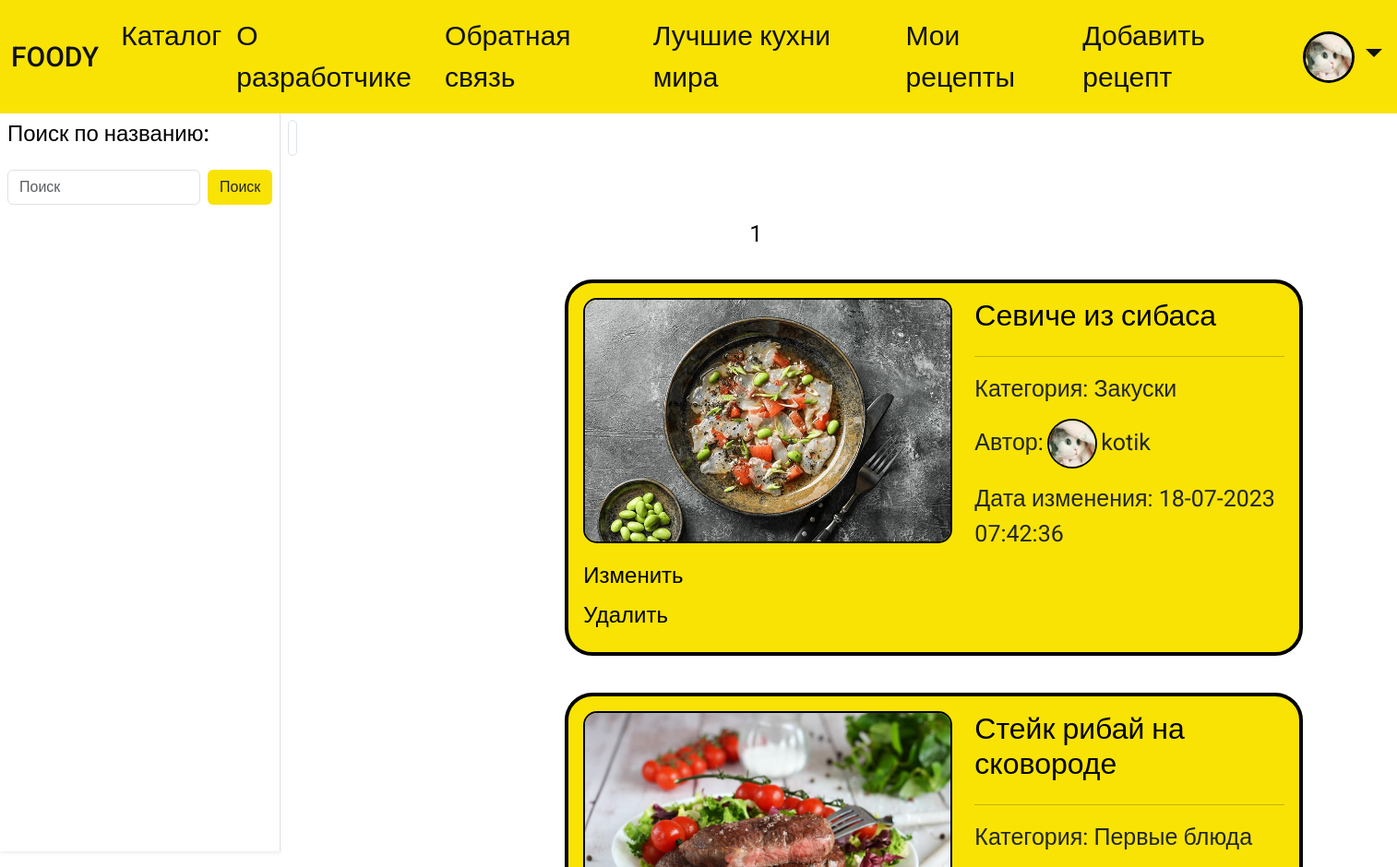
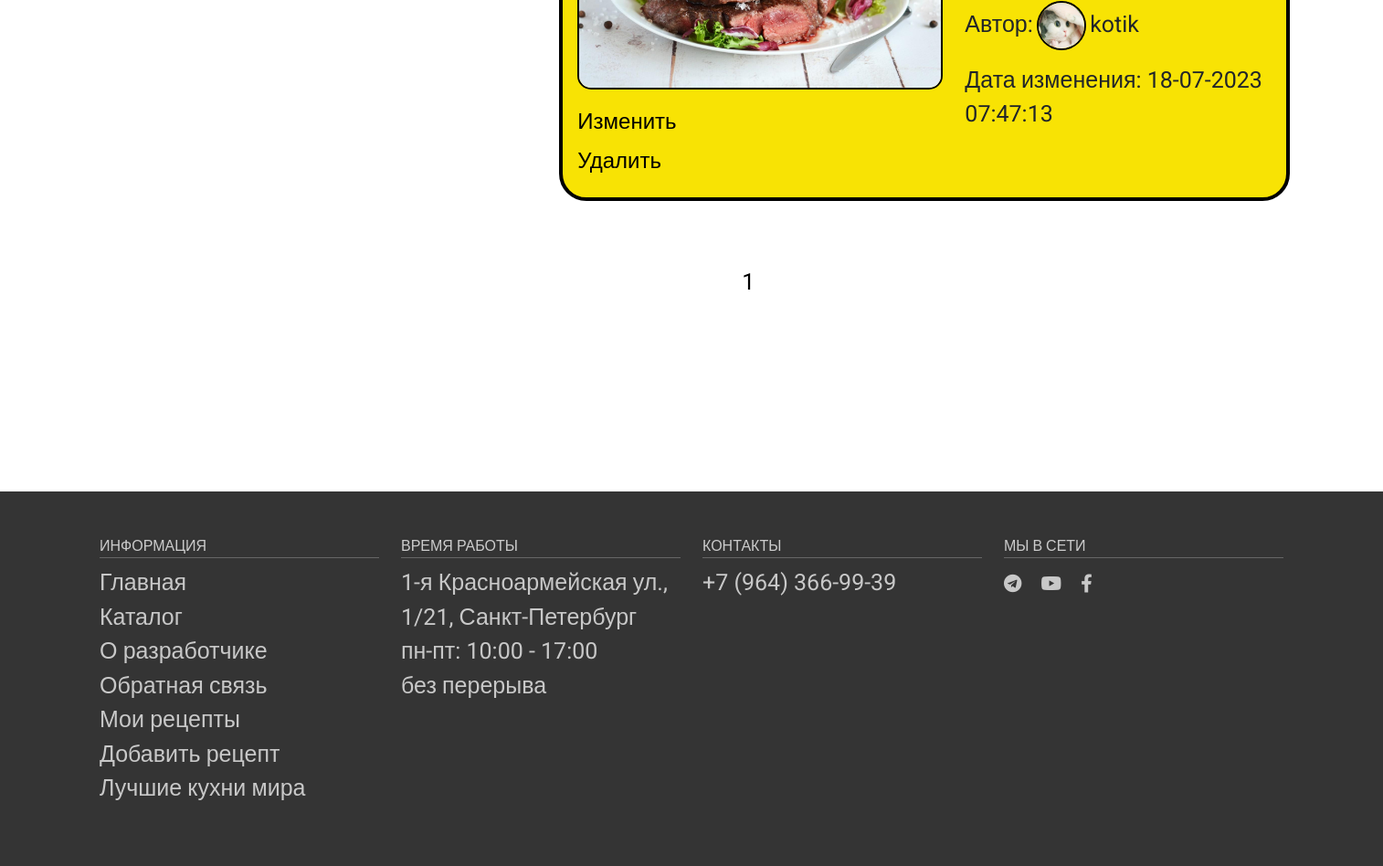
The app's page /my_recipes/ (signed in) with its own data (2 pictures, top to bottom).
### food/models.py (models this page shows, shortened)
class Profile(models.Model):
    user = models.OneToOneField(User, on_delete=models.CASCADE)
    avatar = models.ImageField(default='default.png', upload_to='profile_images')
    class Meta:
        verbose_name = 'Профиль'
        verbose_name_plural = 'Профиль'
        ordering = ['id']

class Recipe(models.Model):
    title = models.CharField(max_length=255, verbose_name="Заголовок")
    slug = models.SlugField(max_length=255, unique=True, db_index=True, verbose_name="URL")
    time_create = models.DateTimeField(auto_now_add=True, verbose_name="Время создания")
    time_update = models.DateTimeField(auto_now=True, verbose_name="Время изменения")
    is_published = models.BooleanField(default=True, verbose_name="Публикация")
    cat = models.ForeignKey('Category', on_delete=models.PROTECT, verbose_name="Категории")
    user = models.ForeignKey(User, on_delete=models.CASCADE)
    preview_photo = models.ImageField(upload_to="photos/%Y/%m/%d/", verbose_name="Превью")
    def get_absolute_url(self):
        return reverse('recipe', kwargs={'rec_slug': self.slug})
    class Meta:
        verbose_name = 'Рецепты'
        verbose_name_plural = 'Рецепты'
        ordering = ['id']
        get_latest_by = ['id']

class Category(models.Model):
    name = models.CharField(max_length=100, db_index=True, verbose_name="Категория", unique=True)
    slug = models.SlugField(max_length=255, unique=True, db_index=True, verbose_name="URL")
    def __str__(self):
        return self.name
    class Meta:
        verbose_name = 'Категория'
        verbose_name_plural = 'Категории'
        ordering = ['id']

### food/views.py (the view)
# urls.py: path('my_recipes/', my_recipes, name='my_recipes'),
@login_required(login_url='sign_in')
def my_recipes(request):
    if request.method == "POST":
        if 'name_searched' in request.POST:
            name_searched = request.POST['name_searched']
        else:
            name_searched = ""
        if 'cat_searched' in request.POST:
            cat_searched = request.POST['cat_searched']
        else:
            cat_searched = ""
        print("cat_searched: ")
        print(cat_searched)
        recipes = Recipe.objects.filter(is_published=True,title__contains=name_searched,user=request.user)
        cats = Category.objects.annotate(Count('recipe')).filter(name__contains=cat_searched)
        paginator = Paginator(recipes, 5)
        page_number = request.GET.get('page')
        page_obj = paginator.get_page(page_number)
        context = {
            'title': 'Каталог',
            'recipes' : recipes,
            'cats' : cats,
            'page_obj': page_obj,
        }
        return render(request, 'food/my_recipes.html', context=context)
    else:
        recipes = Recipe.objects.filter(is_published=True,user=request.user).select_related('cat')
        cats = Category.objects.annotate(Count('recipe'))
        paginator = Paginator(recipes, 5)
        page_number = request.GET.get('page')
        page_obj = paginator.get_page(page_number)
        context = {
            'title': 'Каталог',
            'recipes' : recipes,
            'cats' : cats,
            'cat_selected': 0,
            'page_obj': page_obj,
        }
        return render(request, 'food/my_recipes.html', context=context)

### food/templates/food/my_recipes.html (shortened to what this page needs)
{% extends 'food/base.html' %}
{% load static %}
{% load recipe_tags %}
{% block extracss %}
	<link rel="stylesheet" href="{% static 'food/css/catalog.css' %}">
{% endblock %}
{% block content %}
        <div class="container-fluid">
            <div class="row flex-nowrap">
                <div class="col-auto px-0">
                    <div id="sidebar" class="collapse collapse-horizontal show border-end vh-100 shadow-sm">
                        <div id="sidebar-nav" class="list-group border-0 rounded-0">
                                                        <div class="p-2">
                                <h4>Поиск по названию:</h4>
                            </div>
                            <form class="d-flex p-2" method = POST  action="">
                                <input class="form-control me-2" type="search" name="name_searched" placeholder="Поиск" aria-label="Поиск">
                                <button class="btn" style="background-color: #f8e304;" type="submit">Поиск</button>
                            </form>
                        </div>
                    </div>
                </div>
                <div class="col ps-md-2 pt-2">
                    <a href="#" data-bs-target="#sidebar" data-bs-toggle="collapse"
                        class="border rounded-3 p-1 text-decoration-none" ></a>
                    <div class="page-header pt-3">
                                                                        <div class="pagination_rounded" style="margin-top: 50px; margin-left: 500px; ">
                            <ul>
                                {% for p in page_obj.paginator.page_range %}
                                {% if page_obj.number == p %}
                                <li>
                                    {{p}}
                                </li>
                                {% elif p >= page_obj.number|add:-2 and p <= page_obj.number|add:2 %}
                                <li>
                                    <a href="?page={{p}}">{{p}}</a>
                                </li>
                                {% endif %}
                                {% endfor %}
                            </ul>
                        </div>
                        <ul class="list-group">
                            {% for r in page_obj %}
                            <li class="list-group">
                            <div class="card" style="margin-bottom: 20px; margin-top: 20px; width: 900px;">
                                <div class="card-body">
                                        <div class="row">
                                            <div class="col recipe_link">
                                                {% if r.preview_photo %} <p><img class="preview "
                                                                                 src="{{r.preview_photo.url}}" >
                                            </p> {% endif %}
                                                <a href="{% url 'update_recipe' r.slug %}" class=""><h4>
                                    Изменить</h4></a> <br>
                                                    <a href="{% url 'delete' r.slug %}" class=""><h4>
                                                        Удалить</h4></a>
                                            </div>
                                            <div class="col recipe_link">
                                                <a href="{{r.get_absolute_url}}" class=""><h2>
                                    {{r.title}}</h2></a> <hr>
                                                <p>Категория: {{r.cat}}</p>
                                                <p>Автор:
                                                    <img src="{{ r.user.profile.avatar.url }} " style="width:50px;height:50px;   overflow: hidden;
						border-radius: 50%; box-shadow: 0 0 0 2px black, 0 0 0px #333;">
                                                    {{r.user.username}}
                                                </p>
                                                <p>Дата изменения: {{r.time_update|date:"d-m-Y H:i:s"}}</p>
                                            </div>
                                        </div>
                                </div>
                            </div>
                                </li>
                            {% endfor %}
                        </ul>
                                                <div class="pagination_rounded" style="margin-top: 50px; margin-left: 500px; ">
                            <ul>
                                {% for p in page_obj.paginator.page_range %}
                                {% if page_obj.number == p %}
                                <li>
                                    {{p}}
                                </li>
                                {% elif p >= page_obj.number|add:-2 and p <= page_obj.number|add:2 %}
                                <li>
                                    <a href="?page={{p}}">{{p}}</a>
                                </li>
                                {% endif %}
                                {% endfor %}
                            </ul>
                        </div>
                    </div>
                </div>
            </div>
        </div>
{% endblock %}

### food/templates/food/base.html (shortened to what this page needs)
{% load static %}
<!DOCTYPE html>
<html lang="en" lang="ru">
<head>
    <link href="https://cdn.jsdelivr.net/npm/bootstrap@5.3.0/dist/css/bootstrap.min.css" rel="stylesheet">
	<link rel="stylesheet" href="https://use.fontawesome.com/releases/v5.15.3/css/all.css">
	<link rel="stylesheet" href="{% static 'food/css/main.css' %}">
	<link rel="stylesheet" href="{% static 'food/css/footer.css' %}">
	<link rel="stylesheet" href="{% static 'food/css/navbar.css' %}">
	<link rel="stylesheet" href="{% static 'food/css/carousel.css' %}">
	<link rel="stylesheet" href="{% static 'food/css/card.css' %}">
    {% block extracss %}
    {% endblock %}
</head>
<body>
	<nav class="navbar navbar-expand-lg navbar-light" style="background-color: #f8e304;">
		<div class="container-fluid">
			<a class="navbar-brand" href="{% url 'main' %}">FOODY</a>
			<div class="collapse navbar-collapse" id="navbarSupportedContent">
				<ul class="navbar-nav me-auto mb-2 mb-lg-0 top-menu">
					<li class="nav-item">
						<a class="nav-link" href="{% url 'catalog' %}">Каталог</a>
					</li>
					<li class="nav-item">
						<a class="nav-link" href="{% url 'about_us' %}">О разработчике</a>
					</li>
					<li class="nav-item">
						<a class="nav-link" href="{% url 'contacts' %}">Обратная связь</a>
					</li>
					<li class="nav-item">
						<a class="nav-link" href="{% url 'top_cuisine' %}">Лучшие кухни мира</a>
					</li>
					{% if request.user.is_authenticated %}
					<li class="nav-item">
						<a class="nav-link" href="{% url 'my_recipes' %}">Мои рецепты</a>
					</li>
					<li class="nav-item">
						<a class="nav-link" href="{% url 'add_recipe' %}">Добавить рецепт</a>
					</li>
					{% endif %}
				</ul>
				<ul class="navbar-nav ms-auto mb-2 mb-lg-0">
					<li class="nav-item dropdown">
						<a class="nav-link dropdown-toggle" data-bs-toggle="dropdown" href="#"> {% if request.user.is_authenticated %} <img  src="{{ request.user.profile.avatar.url }} " style="width:50px;height:50px;   overflow: hidden;
						border-radius: 50%; box-shadow: 0 0 0 3px black, 0 0 0px #333;"> {% else %} <i class="far fa-user"></i> {% endif %}</a>
					</li>
				</ul>
			</div>
		</div>
	</nav>
{% block content %}
{% endblock %}
	<footer>
		<section class="footer">
			<div class="container">
				<div class="row">
					<div class="col-md-3 col-6">
						<h4>Информация</h4>
						<ul class="list-unstyled">
							<li><a href="{% url 'main' %}">Главная</a></li>
							<li><a href="{% url 'catalog' %}">Каталог</a></li>
							<li><a href="{% url 'about_us' %}">О разработчике</a></li>
							<li><a href="{% url 'contacts' %}">Обратная связь</a></li>
							{% if request.user.is_authenticated %}
							<li>
								<a href="{% url 'my_recipes' %}">Мои рецепты</a>
							</li>
							<li>
								<a href="{% url 'add_recipe' %}">Добавить рецепт</a>
							</li>
							<li>
								<a href="{% url 'top_cuisine' %}">Лучшие кухни мира</a>
							</li>
							{% endif %}
						</ul>
					</div>
					<div class="col-md-3 col-6">
						<h4>Время работы</h4>
						<ul class="list-unstyled">
							<li>1-я Красноармейская ул., 1/21, Санкт-Петербург</li>
							<li>пн-пт: 10:00 - 17:00</li>
							<li>без перерыва</li>
						</ul>
					</div>
					<div class="col-md-3 col-6">
						<h4>Контакты</h4>
						<ul class="list-unstyled">
							<li><a href="tel:89643669939">+7 (964) 366-99-39</a></li>
						</ul>
					</div>
					<div class="col-md-3 col-6">
						<h4>Мы в сети</h4>
						<div class="footer-icons">
							<a href="#"><i class="fab fa-telegram"></i></a>
							<a href="#"><i class="fab fa-youtube"></i></a>
							<a href="#"><i class="fab fa-facebook-f"></i></a>
						</div>
					</div>
				</div>
			</div>
		</section>
	</footer>
</body>
</html>

### food/static/food/css/main.css (style rules this page uses)
html { font-size: 16px; }
body { font-family: 'Roboto', sans-serif; font-size: 25px; font-weight: 400; color: #000; background-color: white; min-width: 320px; }
img { max-width: 100%; height: auto; }
section { padding: 50px 0; }
a { color: #111; }

### food/static/food/css/footer.css (style rules this page uses)
.footer { background-color: #343434; margin-top: 200px; }
.footer h4 { color: #ccc; text-transform: uppercase; font-size: 16px; border-bottom: 1px solid #666; padding-bottom: 3px; }
.footer a { text-decoration: none; transition: all .3s; }
.footer a, .footer li { color: #c8c8c8; }
.footer li a { display: block; }
.footer-icons a { display: inline-block; margin-right: 15px; font-size: 20px; }

### food/static/food/css/navbar.css (style rules this page uses)
.navbar-light .navbar-nav .nav-link { color: #111; font-weight: 400; font-size: 30px; }
.navbar-brand { color: #111; font-weight: 500; font-size: 30px; }
.top-menu li a::after { content: ''; display: block; width: 100%; background-color: #111; height: 1px; transition: all .3s; transform: scale(0); }

### food/static/food/css/card.css (style rules this page uses)
.card { border-radius: 30px; background-color: #f8e304; text-decoration: none; border: solid 4px black; text-align: left; margin-top:70px; margin-left:300px; margin-right:100px; overflow: hidden; transition: 0.5s; max-width: 800px; width: -webkit-fill-available; }

### food/static/food/css/catalog.css (style rules this page uses)
.preview { border-radius: 15px; border: solid 2px black; max-width: 400px; height: auto; }
.recipe_link a { text-decoration:none; display: inline-block; line-height: 2.5; color:black; }
.recipe_link a::after { content: ''; display: block; width: 100%; background-color: #111; height: 1px; transition: all .3s; transform: scale(0); }
li { list-style-type: none; }
.pagination_rounded, .pagination_square { display: inline-block; margin-left:400px; margin-top:300px; }
.pagination_rounded ul { margin: 0; padding: 0; list-style: none; }
.pagination_rounded li:first-child { margin-left: 0px; }
.pagination_rounded ul li { float: left; margin-left: 20px; }
a:link { text-decoration: none; }

### records on screen
Recipe: preview_photo (picture), title "Севиче из сибаса", cat "Закуски", user.profile.avatar (picture), user.username "kotik", time_update "18-07-2023 07:42:36"
Recipe: preview_photo (picture), title "Стейк рибай на сковороде", cat "Первые блюда", user.profile.avatar (picture), user.username "kotik", time_update "18-07-2023 07:47:13"

### other values on screen
{{ p }} "1"
